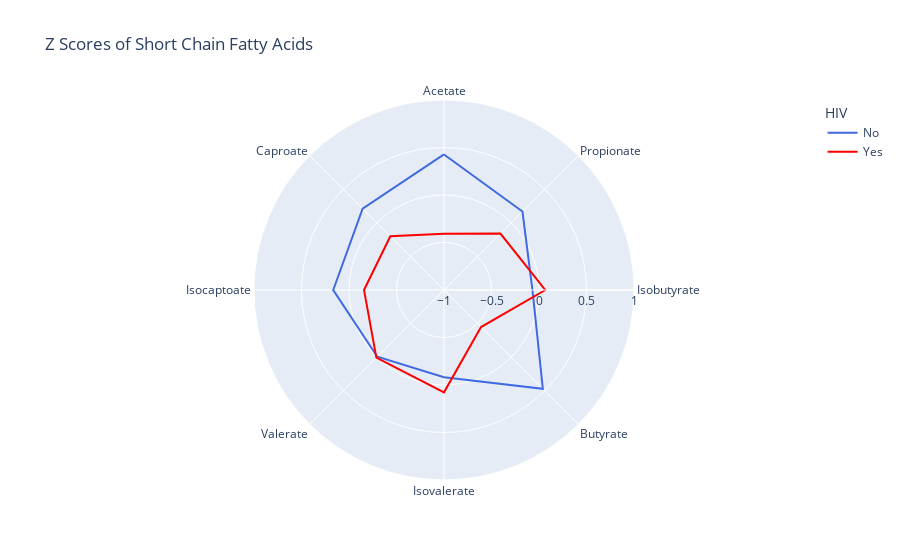

Write notebook code for a chart like this one.
### Code cell
melted_lipids_z = pd.melt(grouped_lipids_z, id_vars="HIV")
fig = px.line_polar(melted_lipids_z,
                    r="value",
                    theta="variable",
                    color="HIV",
                    color_discrete_sequence=["royalblue", "red"],
                    line_close=True,
                    title="Z Scores of Short Chain Fatty Acids")
fig.update_layout(
  polar=dict(
    radialaxis=dict(
      visible=True,
      range=[-1, 1]
    )))
fig.show()

### Figure 1 — Plotly figure (JSON) as saved in the notebook; plotly's stock layout.template omitted (floating-point values rounded to 4 significant figures)
{"data": [{"hovertemplate": "HIV=No<br>value=%{r}<br>variable=%{theta}<extra></extra>", "legendgroup": "No", "line": {"color": "royalblue", "dash": "solid"}, "marker": {"symbol": "circle"}, "mode": "lines", "name": "No", "r": [0.4269, 0.168, -0.06885, 0.4713, -0.08128, -0.00725, 0.166, 0.2113, 0.4269], "showlegend": true, "subplot": "polar", "theta": ["Acetate", "Propionate", "Isobutyrate", "Butyrate", "Isovalerate", "Valerate", "Isocaptoate", "Caproate", "Acetate"], "type": "scatterpolar"}, {"hovertemplate": "HIV=Yes<br>value=%{r}<br>variable=%{theta}<extra></extra>", "legendgroup": "Yes", "line": {"color": "red", "dash": "solid"}, "marker": {"symbol": "circle"}, "mode": "lines", "name": "Yes", "r": [-0.4066, -0.16, 0.06557, -0.4489, 0.07741, 0.006905, -0.1581, -0.2012, -0.4066], "showlegend": true, "subplot": "polar", "theta": ["Acetate", "Propionate", "Isobutyrate", "Butyrate", "Isovalerate", "Valerate", "Isocaptoate", "Caproate", "Acetate"], "type": "scatterpolar"}], "layout": {"legend": {"title": {"text": "HIV"}, "tracegroupgap": 0}, "polar": {"angularaxis": {"direction": "clockwise", "rotation": 90}, "domain": {"x": [0, 1], "y": [0, 1]}, "radialaxis": {"range": [-1, 1], "visible": true}}, "title": {"text": "Z Scores of Short Chain Fatty Acids"}}}
